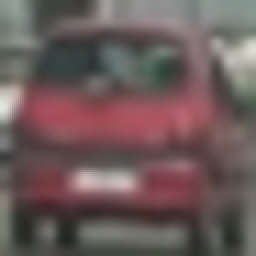
#> input picture test_images/car_128x128.jpg, 128 x 128 px (shown 2 times larger)
$ python -i ImageUtils.py   (imports and definitions only)
#> lines starting #> are read from the running program, lines starting #| are printed output that depends on the picture; after the words box and inside, x2 and y2 are one past the last pixel; in counts of white or black regions, pixels touching at a corner belong together
import cv2
import numpy as np
from scipy import signal


def abs_sobel(img_ch, orient='x', sobel_kernel=3):
    """
    Applies the sobel operation on a gray scale image.

    :param img_ch:
    :param orient: 'x' or 'y'
    :param sobel_kernel: an uneven integer
    :return:
    """
    if orient == 'x':
        axis = (1, 0)
    elif orient == 'y':
        axis = (0, 1)
    else:
        raise ValueError('orient has to be "x" or "y" not "%s"' % orient)

    sobel = cv2.Sobel(img_ch, -1, *axis, ksize=sobel_kernel)
    return np.absolute(sobel)


def gradient_magnitude(sobel_x, sobel_y):
    """
    Calculates the magnitude of the gradient.
    :param sobel_x:
    :param sobel_y:
    :return:
    """
    abs_grad_mag = np.sqrt(sobel_x ** 2 + sobel_y ** 2)
    return abs_grad_mag.astype(np.uint16)


def gradient_direction(sobel_x, sobel_y):
    """
    Calculates the direction of the gradient. NaN values cause by zero division will be replaced
    by the maximum value (np.pi / 2).
    :param sobel_x:
    :param sobel_y:
    :return:
    """
    with np.errstate(divide='ignore', invalid='ignore'):
        abs_grad_dir = np.absolute(np.arctan(sobel_y / sobel_x))
        abs_grad_dir[np.isnan(abs_grad_dir)] = np.pi / 2

    return abs_grad_dir.astype(np.float32)


# [8 lines left out: function gaussian_blur, not called in this run]


def extract_yellow(img):
    """
    Generates an image mask selecting yellow pixels.
    :param img: image with pixels in range 0-255
    :return: Yellow 255 not yellow 0
    """
    hsv = cv2.cvtColor(img, cv2.COLOR_RGB2HSV)
    return cv2.inRange(hsv, (20, 50, 150), (40, 255, 255))


# [8 lines left out: function extract_dark, not called in this run]


def extract_highlights(img, p=99.9):
    """
    Generates an image mask selecting highlights.
    :param p: percentile for highlight selection. default=99.9
    :param img: image with pixels in range 0-255
    :return: Highlight 255 not highlight 0
    """
    p = int(np.percentile(img, p) - 30)
    return cv2.inRange(img, p, 255)


def binary_noise_reduction(img, thresh):
    """
    Reduces noise of a binary image by applying a filter which counts neighbours with a value
    and only keeping those which are above the threshold.
    :param img: binary image (0 or 1)
    :param thresh: min number of neighbours with value
    :return:
    """
    k = np.array([[1, 1, 1],
                  [1, 0, 1],
                  [1, 1, 1]])
    nb_neighbours = cv2.filter2D(img, ddepth=-1, kernel=k)
    img[nb_neighbours < thresh] = 0
    return img


def generate_lane_mask(img, v_cutoff=0):
    """
    Generates a binary mask selecting the lane lines of an street scene image.
    :param img: RGB color image
    :param v_cutoff: vertical cutoff to limit the search area
    :return: binary mask
    """
    window = img[v_cutoff:, :, :]
    yuv = cv2.cvtColor(window, cv2.COLOR_RGB2YUV)
    yuv = 255 - yuv
    hls = cv2.cvtColor(window, cv2.COLOR_RGB2HLS)
    chs = np.stack((yuv[:, :, 1], yuv[:, :, 2], hls[:, :, 2]), axis=2)
    gray = np.mean(chs, 2)

    s_x = abs_sobel(gray, orient='x', sobel_kernel=3)
    s_y = abs_sobel(gray, orient='y', sobel_kernel=3)

    grad_dir = gradient_direction(s_x, s_y)
    grad_mag = gradient_magnitude(s_x, s_y)

    ylw = extract_yellow(window)
    highlights = extract_highlights(window[:, :, 0])

    mask = np.zeros(img.shape[:-1], dtype=np.uint8)

    mask[v_cutoff:, :][((s_x >= 25) & (s_x <= 255) &
                        (s_y >= 25) & (s_y <= 255)) |
                       ((grad_mag >= 30) & (grad_mag <= 512) &
                        (grad_dir >= 0.2) & (grad_dir <= 1.)) |
                       (ylw == 255) |
                       (highlights == 255)] = 1

    mask = binary_noise_reduction(mask, 4)

    return mask


# [222 lines left out: functions histogram_lane_detection, highest_n_peaks, detect_lane_along_poly, get_pixel_in_window, calculate_lane_area, are_lanes_plausible and 3 more, not called in this run]

>>> import cv2
>>> picture = cv2.cvtColor(cv2.imread('../test_images/car_128x128.jpg'), cv2.COLOR_BGR2RGB)
>>> result = generate_lane_mask(picture)
#> in generate_lane_mask, `yuv = cv2.cvtColor(window, cv2.COLOR_RGB2YUV)`: yuv: shape (128, 128, 3); mean of channels 0, 1, 2 95.9, 125.3, 139.1
#> in generate_lane_mask, `yuv = 255 - yuv`: yuv: shape (128, 128, 3); mean of channels 0, 1, 2 159.1, 129.7, 115.9
#> in generate_lane_mask, `hls = cv2.cvtColor(window, cv2.COLOR_RGB2HLS)`: hls: shape (128, 128, 3); mean of channels 0, 1, 2 84.9, 98.8, 30.6
#> in generate_lane_mask, `chs = np.stack((yuv[:, :, 1], yuv[:, :, 2], hls[:, :, 2]), axis=2)`: chs: shape (128, 128, 3); mean of channels 0, 1, 2 129.7, 115.9, 30.6
#> in generate_lane_mask, `gray = np.mean(chs, 2)`:
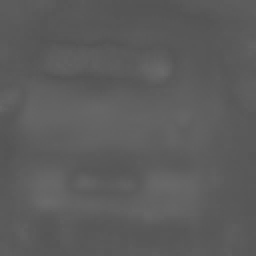
#> gray: shape (128, 128) float64 (shown 2 times larger); min 84.67, max 106.3, mean 92.1
#> in abs_sobel, `sobel = cv2.Sobel(img_ch, -1, *axis, ksize=sobel_kernel)`:
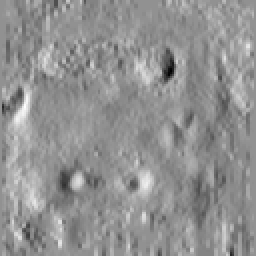
#> sobel: shape (128, 128) float64 (shown 2 times larger); min -26.33, max 19.67, mean 0.0252; drawn with min black and max white
#> call 2 of abs_sobel, with orient = 'y', sobel_kernel = 3
#> in abs_sobel (call 2), `sobel = cv2.Sobel(img_ch, -1, *axis, ksize=sobel_kernel)`:
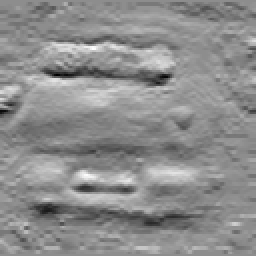
#> sobel: shape (128, 128) float64 (shown 2 times larger); min -29.33, max 23.67, mean 0; drawn with min black and max white
#> in gradient_direction, `abs_grad_dir[np.isnan(abs_grad_dir)] = np.pi / 2`:
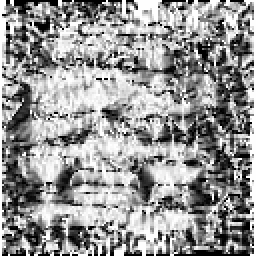
#> abs_grad_dir: shape (128, 128) float64 (shown 2 times larger); min 0, max 1.57, mean 0.924; drawn with min black and max white
#> in gradient_magnitude, `abs_grad_mag = np.sqrt(sobel_x ** 2 + sobel_y ** 2)`:
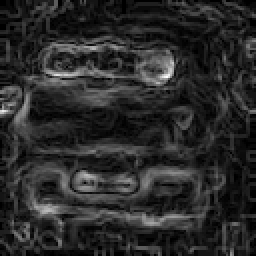
#> abs_grad_mag: shape (128, 128) float64 (shown 2 times larger); min 0, max 33.19, mean 5.5; drawn with min black and max white
#> in extract_yellow, `hsv = cv2.cvtColor(img, cv2.COLOR_RGB2HSV)`: hsv: shape (128, 128, 3); mean H, S, V 84.9, 50.1, 110.2
#> in extract_yellow, `return cv2.inRange(hsv, (20, 50, 150), (40, 255, 255))`: returned value: shape (128, 128); every value is 0
#> in extract_highlights, `p = int(np.percentile(img, p) - 30)`: p = 189
#> in extract_highlights, `p = int(np.percentile(img, p) - 30)`:
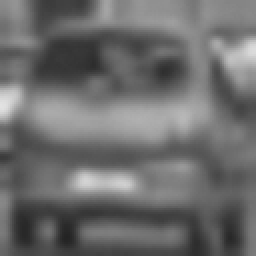
#> img: shape (128, 128) (shown 2 times larger); min 35, max 226, mean 108.6
#> in extract_highlights, `return cv2.inRange(img, p, 255)`:
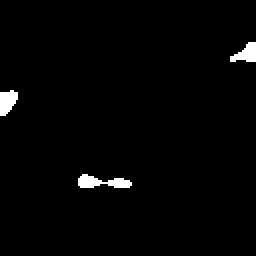
#> returned value: shape (128, 128) (shown 2 times larger); 1.7% white; 3 white regions, box (x1, y1, x2, y2) and area: (39, 87, 66, 94) 113, (0, 45, 9, 58) 85, (115, 21, 128, 31) 81
#> result: shape (128, 128); values 0 (black) and 1 (white), 1.7% white; 4 white regions, box (x1, y1, x2, y2) and area: (0, 45, 9, 58) 84, (115, 21, 128, 31) 79, (39, 87, 51, 94) 62, (53, 89, 66, 94) 49
